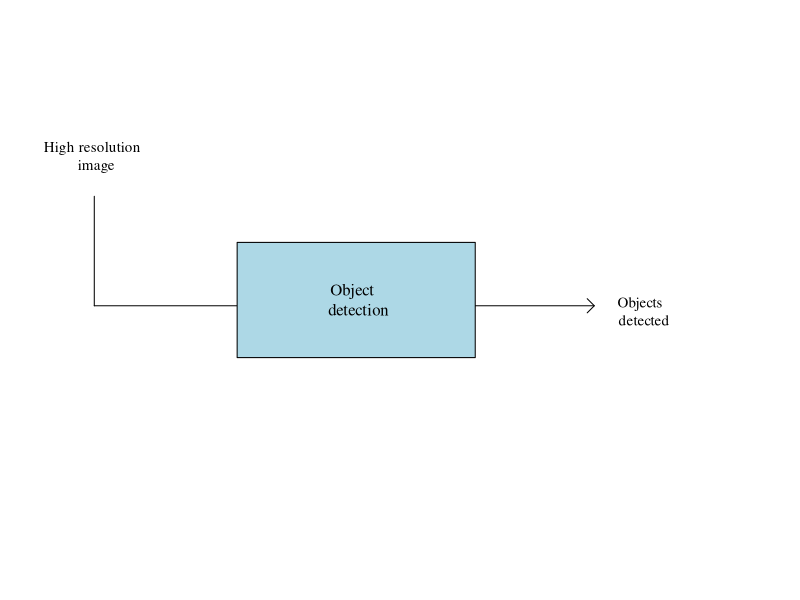
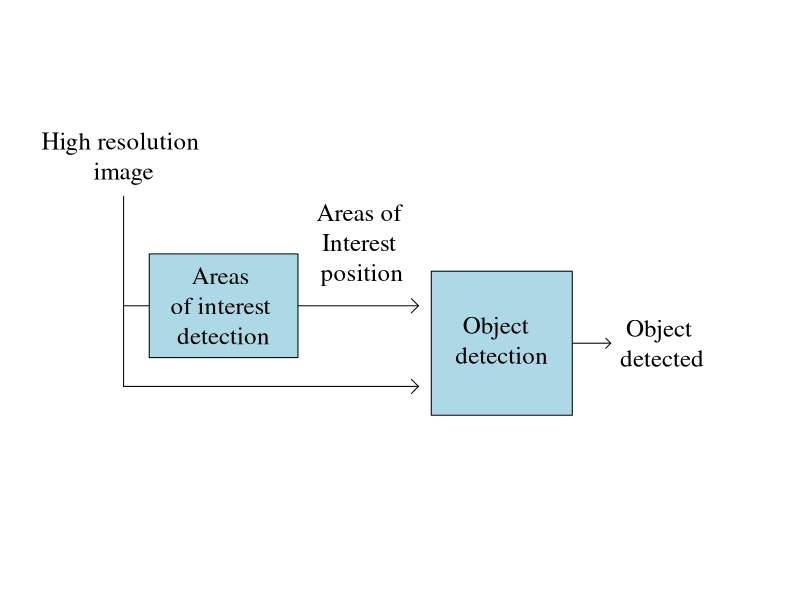
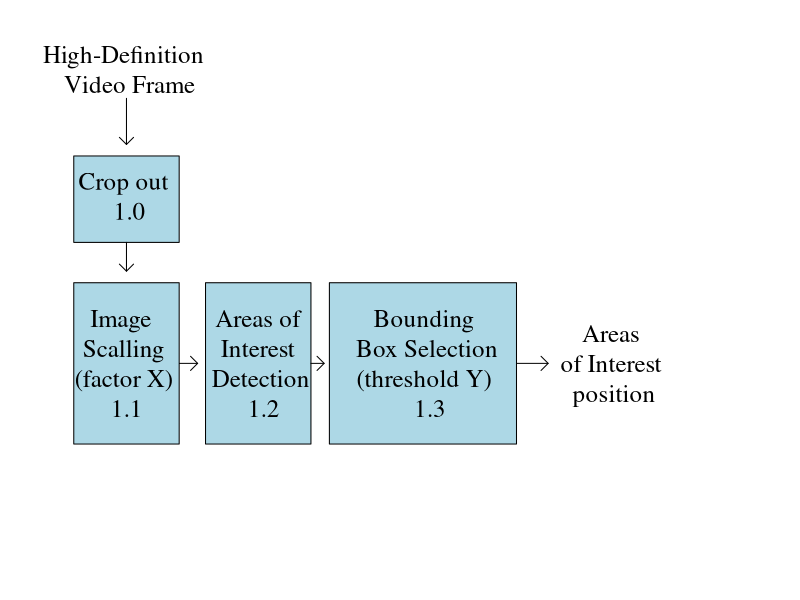
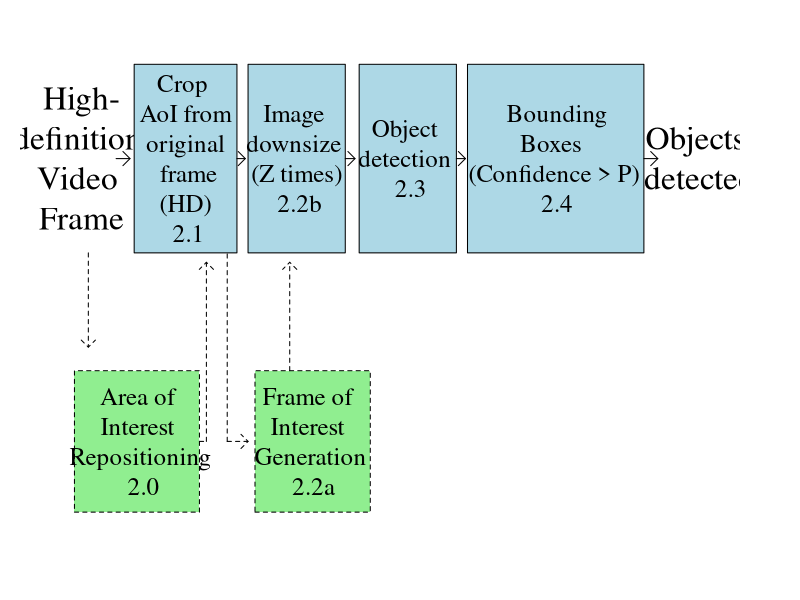
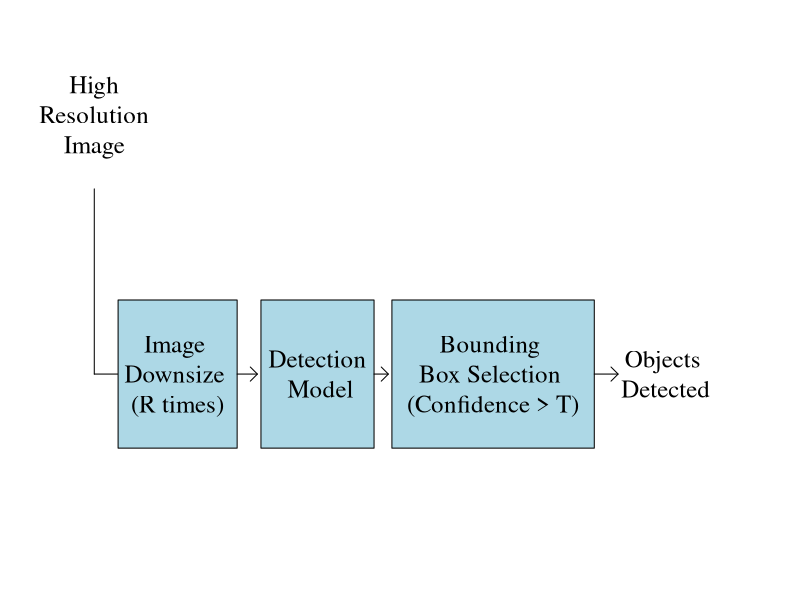
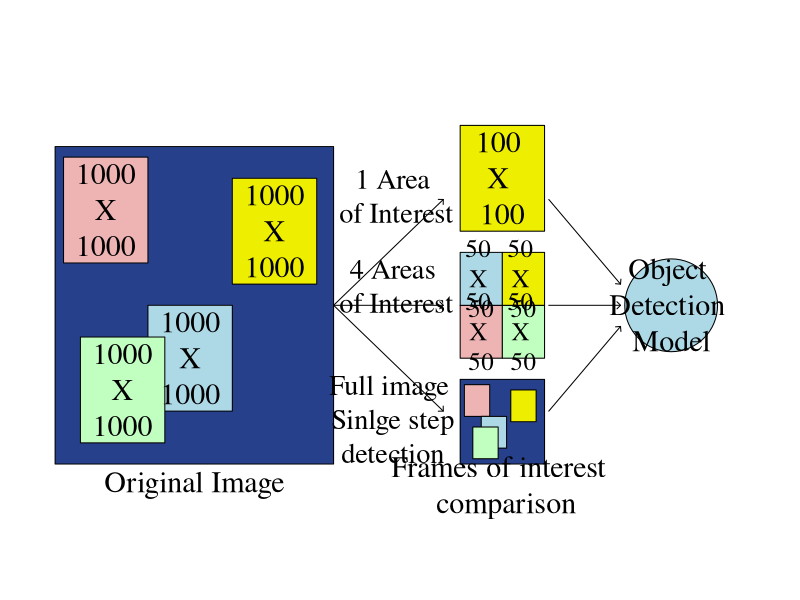
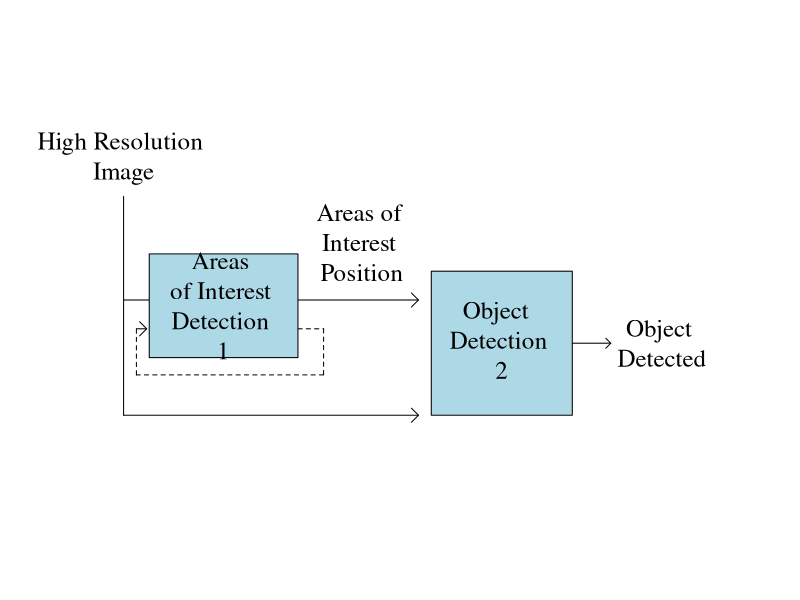

These figures' R source, in order: (Note: this script raises an error after producing the figures.)
par()$mar

############diagrama figura 1#########

jpeg ("Diagram.jpeg", width = 500)
par(mar= c(1, 1, 1, 3),bty="n", xaxt="n", family="serif", yaxt="n")
plot(x = c(-1,25), y = c(1,10), type="n", xlab = "",
     ylab="")
text("High resolution \nimage", x=2, y = 8, cex= 1.5)
segments(2,7.3,y1=4)
arrows(x0 = 2, y0 = 5.4, x1 = 13.5, 
       col = "black", length = 0.1, angle = 45)
arrows(x0 = 2, y0 = 4, x1 = 13.5, 
       col = "black", length = 0.1, angle = 45)
rect(xleft=3, ybottom=4.5, xright=8.8, ytop=6.3, density = NULL, angle = 45,
     col = "lightblue", border = NULL, lty = par("lty"), lwd = par("lwd"))
text("Areas \nof interest \ndetection", x=5.9, y = 5.4, cex= 1.5)

text("Areas of \nInterest \nposition", x=11.3, y = 6.5, cex= 1.5)
rect(xleft=14, ybottom=3.5, xright=19.5, ytop=6, density = NULL, angle = 45,
     col = "lightblue", border = NULL, lty = par("lty"), lwd = par("lwd"))
text("Object  \ndetection", x=16.75, y = 4.8, cex= 1.5)
arrows(x0 = 19.5, y0 = 4.75, x1 = 21, 
       col = "black", length = 0.07, angle = 45)
text("Object \ndetected", x=23, y = 4.75, cex= 1.5)
dev.off()


############diagrama figura 2#########

par(mar= c(1, 1, 1, 3),bty="n", xaxt="n", family="serif", yaxt="n")
plot(x = c(1,15), y = c(1,10), type="n", xlab = "",
     ylab="")
text("High resolution \n image", x=2, y = 8, cex= 0.9)
segments(2,7.3,y1=5.4)
arrows(x0 = 2, y0 = 5.4, x1 = 12.5, 
       col = "black", length = 0.1, angle = 45)
rect(xleft=5, ybottom=4.5, xright=10, ytop=6.5, density = NULL, angle = 45,
     col = "lightblue", border = NULL, lty = par("lty"), lwd = par("lwd"))
text("Object  \n detection", x=7.5, y = 5.5, cex= 1)
text("Objects \n detected", x=13.5, y = 5.3, cex= 0.9)

############diagrama figura 3#########
jpeg ("Diagram3.jpeg", width = 600)
par(mar= c(1, 1, 1, 2),bty="n", xaxt="n", 
    family="serif", yaxt="n")
plot(x = c(-1,25), y = c(1,10), 
     type="n", xlab = "",ylab="")
text("High-Definition \n Video Frame", x=2, y = 9.5, cex= 1.5)
arrows(x0 = 2, y0 = 9, y1 = 8.2, 
       col = "black", length = 0.1, angle = 45)
rect(xleft=0, ybottom=6.5, xright=4, ytop=8, density = NULL, angle = 45,
     col = "lightblue", border = NULL, lty = par("lty"), lwd = par("lwd"))
arrows(x0 = 2, y0 = 6.5, y1 = 6, 
       col = "black", length = 0.1, angle = 45)
text("Crop out \n 1.0", x=2, y = 7.3, cex= 1.5)
arrows(x0 = 2, y0 = 4.4, x1 = 4.7, 
       col = "black", length = 0.1, angle = 45)
rect(xleft=0, ybottom=3, xright=4, ytop=5.8, density = NULL, angle = 45,
     col = "lightblue", border = NULL, lty = par("lty"), lwd = par("lwd"))
text("Image \n Scalling \n (factor X) \n 1.1", 
     x=1.9, y = 4.4, cex= 1.5)
rect(xleft=5, ybottom=3, xright=9, ytop=5.8, density = NULL, angle = 45,
     col = "lightblue", border = NULL, lty = par("lty"), lwd = par("lwd"))
arrows(x0 = 9, y0 = 4.4, x1 = 9.5, 
       col = "black", length = 0.1, angle = 45)
text("Areas of \nInterest \n Detection \n 1.2", 
     x=7.1, y =  4.4, cex= 1.5)
rect(xleft=9.7, ybottom=3, xright=16.8, ytop=5.8, density = NULL, angle = 45,
     col = "lightblue", border = NULL, lty = par("lty"), lwd = par("lwd"))
text("Bounding \n Box Selection \n (threshold Y)  \n 1.3", 
     x=13.4, y =  4.4, cex= 1.5)
arrows(x0 = 16.8, y0 = 4.4, x1 = 18, 
       col = "black", length = 0.1, angle = 45)
text("Areas \nof Interest \nposition", x=20.5, y = 4.4, cex= 1.5)
dev.off()



############diagrama figura 4#########

jpeg ("Diagram4.jpeg", width = 1000)
par(mar= c(1, 1, 1, 3),bty="n", xaxt="n", family="serif", yaxt="n")
plot(x = c(-3,45), y = c(1,12), type="n", xlab = "",
     ylab="")
text("High-\ndefinition \nVideo \nFrame", x=-0.5, y = 9.5, cex= 2)
arrows(x0 = 2, y0 = 9.5, x1 = 3, 
       col = "black", length = 0.1, angle = 45)
arrows(x0 = 0, y0 = 7.5, y1 = 5.5, 
       col = "black", length = 0.1, angle = 45,lty=2)
rect(xleft=3.3, ybottom=7.5, xright=10.7, ytop=11.5, density = NULL, angle = 45,
     col = "lightblue", border = NULL, lty = par("lty"), lwd = par("lwd"))
segments(10,3.5,y1=7.5, lty=2)
arrows(x0 = 10, y0 = 3.5, x1 = 11.5, 
       col = "black", length = 0.1, angle = 45, lty=2)
text("Crop \n AoI from \noriginal\n frame\n (HD) \n 2.1",
     x=7, y = 9.5, cex= 1.5)
arrows(x0 = 10.7, y0 = 9.5, x1 = 11.3, 
       col = "black", length = 0.1, angle = 45)
rect(xleft=11.5, ybottom=7.5, xright=18.5, ytop=11.5, density = NULL, angle = 45,
     col = "lightblue", border = NULL, lty = par("lty"), lwd = par("lwd"))
text("Image \ndownsize \n (Z times) \n 2.2b",
     x=15, y = 9.5, cex= 1.5)
arrows(x0 = 18.5, y0 = 9.5, x1 = 19.2, 
       col = "black", length = 0.1, angle = 45)
rect(xleft=19.5, ybottom=7.5, xright=26.5, ytop=11.5, density = NULL, angle = 45,
     col = "lightblue", border = NULL, lty = par("lty"), lwd = par("lwd"))
text("Object \ndetection \n 2.3",
     x=23, y = 9.5, cex= 1.5)
arrows(x0 = 26.5, y0 = 9.5, x1 = 27.15, 
       col = "black", length = 0.1, angle = 45)
rect(xleft=27.3, ybottom=7.5, xright=40, ytop=11.5, density = NULL, angle = 45,
     col = "lightblue", border = NULL, lty = par("lty"), lwd = par("lwd"))
text(" Bounding \nBoxes  \n(Confidence > P) \n2.4",
     x=33.75, y = 9.5, cex= 1.5)
arrows(x0 = 40, y0 = 9.5, x1 = 41, 
       col = "black", length = 0.1, angle = 45)
rect(xleft=-1, ybottom=2, xright=8, ytop=5, density = NULL, angle = 45,
     col = "lightgreen", border = NULL, lty = 2, lwd = par("lwd"))
text("Area of \nInterest \n Repositioning \n 2.0",
     x=3.75, y = 3.5, cex= 1.5)
segments(8,3.5,x1=8.5, lty=2)
arrows(x0 = 8.5, y0 = 3.5, y1 = 7.3, 
       col = "black", length = 0.1, angle = 45,lty=2)
rect(xleft=12, ybottom=2, xright=20.3, ytop=5, density = NULL, angle = 45,
     col = "lightgreen", border = NULL, lty = 2, lwd = par("lwd"))
text("Frame of \nInterest \n Generation \n 2.2a",
     x=16, y = 3.5, cex= 1.5)
arrows(x0 = 14.5, y0 = 5, y1 = 7.3, 
       col = "black", length = 0.1, angle = 45,lty=2)
text("Objects \ndetected",
     x=44, y = 9.5, cex= 2)
dev.off()


############diagrama figura 5#########

jpeg ("diagram5.jpeg", width = 600)
par(mar= c(1, 1, 1, 3),bty="n", xaxt="n", 
    family="serif", yaxt="n")
plot(x = c(-1,55), y = c(1,8), type="n", xlab = "",
     ylab="")
text("High\n Resolution \nImage", x=3, y = 7, cex= 1.5)
segments(3,3.5,y1=6)
arrows(x0 = 3, y0 = 3.5, x1 = 7.3, 
       col = "black", length = 0.1, angle = 45)
rect(xleft=5, ybottom=2.5, xright=15, ytop=4.5, density = NULL, angle = 45,
     col = "lightblue", border = NULL, lty = par("lty"), lwd = par("lwd"))
text("Image \nDownsize \n(R times)", x=10, y = 3.5, cex= 1.5)
arrows(x0 = 15, y0 = 3.5, x1 = 16.7, 
       col = "black", length = 0.1, angle = 45)
rect(xleft=17, ybottom=2.5, xright=26.5, ytop=4.5, density = NULL, angle = 45,
     col = "lightblue", border = NULL, lty = par("lty"), lwd = par("lwd"))
text("Detection \nModel", x=22, y = 3.5, cex= 1.5)
arrows(x0 = 26.5, y0 = 3.5, x1 = 27.7, 
       col = "black", length = 0.1, angle = 45)
rect(xleft=28, ybottom=2.5, xright=45, ytop=4.5, density = NULL, angle = 45,
     col = "lightblue", border = NULL, lty = par("lty"), lwd = par("lwd"))
text("Bounding \nBox Selection \n(Confidence > T)"
     , x=36.5, y = 3.5, cex= 1.5)
arrows(x0 = 45, y0 = 3.5, x1 = 47, 
       col = "black", length = 0.1, angle = 45)
text("Objects \nDetected"
     , x=51, y = 3.5, cex= 1.5)
dev.off()



############diagrama figura 6#########

jpeg ("diagram6.jpeg", width = 1000, height = 700)
par(mar= c(1, 1, 1, 3),bty="n", xaxt="n", family="serif", yaxt="n")
plot(x = c(1,80), y = c(1,50), type="n", xlab = "",
     ylab="")
rect(xleft=2, ybottom=10, xright=35, ytop=40, density = NULL, angle = 45,
     col = "royalblue4", border = NULL, lty = par("lty"), lwd = par("lwd"))
rect(xleft=3, ybottom=29, xright=13, ytop=39, density = NULL, angle = 45,
     col = "rosybrown2", border = NULL, lty = par("lty"), lwd = par("lwd"))
rect(xleft=13, ybottom=15, xright=23, ytop=25, density = NULL, angle = 45,
     col = "lightblue", border = NULL, lty = par("lty"), lwd = par("lwd"))
rect(xleft=5, ybottom=12, xright=15, ytop=22, density = NULL, angle = 45,
     col = "darkseagreen1", border = NULL, lty = par("lty"), lwd = par("lwd"))
rect(xleft=23, ybottom=27, xright=33, ytop=37, density = NULL, angle = 45,
     col = "yellow2", border = NULL, lty = par("lty"), lwd = par("lwd"))
text("1000\nX\n1000"
     , x=8, y = 34, cex= 1.8)
text("1000\nX\n1000"
     , x=28, y = 32, cex= 1.8)
text("1000\nX\n1000"
     , x=10, y = 17, cex= 1.8)
text("1000\nX\n1000"
     , x=18, y = 20, cex= 1.8)
text("Original Image", x=18.5, y=8, cex=1.8)
arrows(x0 = 35, y0 = 25, x1 = 48, y1= 35, 
       col = "black", length = 0.05, angle = 45)
arrows(x0 = 35, y0 = 25, x1 = 48,  
       col = "black", length = 0.05, angle = 45)
arrows(x0 = 35, y0 = 25, x1 = 48, y1= 15, 
       col = "black", length = 0.05, angle = 45)
rect(xleft=50, ybottom=32, xright=60, ytop=42, density = NULL, angle = 45,
     col = "yellow2", border = NULL, lty = par("lty"), lwd = par("lwd"))
text("100 \nX \n100"
     , x=55, y = 37, cex= 1.8)
rect(xleft=50, ybottom=20, xright=55, ytop=25, density = NULL, angle = 45,
     col = "rosybrown2", border = NULL, lty = par("lty"), lwd = par("lwd"))
rect(xleft=50, ybottom=25, xright=55, ytop=30, density = NULL, angle = 45,
     col = "lightblue", border = NULL, lty = par("lty"), lwd = par("lwd"))
rect(xleft=60, ybottom=20, xright=55, ytop=25, density = NULL, angle = 45,
     col = "darkseagreen1", border = NULL, lty = par("lty"), lwd = par("lwd"))
rect(xleft=60, ybottom=25, xright=55, ytop=30, density = NULL, angle = 45,
     col = "yellow2", border = NULL, lty = par("lty"), lwd = par("lwd"))
text("50 \nX \n50"
     , x=52.5, y = 22.5, cex= 1.5)
text("50 \nX \n50"
     , x=52.5, y = 27.5, cex= 1.5)
text("50 \nX \n50"
     , x=57.5, y = 22.5, cex= 1.5)
text("50 \nX \n50"
     , x=57.5, y = 27.5, cex= 1.5)
rect(xleft=50, ybottom=10, xright=60, ytop=18, density = NULL, angle = 45,
     col = "royalblue4", border = NULL, lty = par("lty"), lwd = par("lwd"))
rect(xleft=50.5, ybottom=14.5, xright=53.5, ytop=17.5, density = NULL, angle = 45,
     col = "rosybrown2", border = NULL, lty = par("lty"), lwd = par("lwd"))
rect(xleft=52.5, ybottom=11.5, xright=55.5, ytop=14.5, density = NULL, angle = 45,
     col = "lightblue", border = NULL, lty = par("lty"), lwd = par("lwd"))
rect(xleft=51.5, ybottom=10.5, xright=54.5, ytop=13.5, density = NULL, angle = 45,
     col = "darkseagreen1", border = NULL, lty = par("lty"), lwd = par("lwd"))
rect(xleft=56, ybottom=14, xright=59, ytop=17, density = NULL, angle = 45,
     col = "yellow2", border = NULL, lty = par("lty"), lwd = par("lwd"))
text("Frames of interest \n comparison"
     , x=55, y = 8, cex=1.8)
text("1 Area\n of Interest"
     , x=42, y = 35.3, cex= 1.7)
text("4 Areas\n of Interest"
     , x=42, y = 26.8, cex= 1.7)
text("Full image \n Sinlge step \ndetection"
     , x=42, y = 14.2, cex= 1.7)
arrows(x0 = 60.5, y0 = 15, x1 = 69, y1= 23, 
       col = "black", length = 0.05, angle = 45)
arrows(x0 = 60.5, y0 = 25, x1 = 69,  
       col = "black", length = 0.05, angle = 45)
arrows(x0 = 60.5, y0 = 35, x1 = 69, y1= 27, 
       col = "black", length = 0.05, angle = 45)
symbols(x = 75, y = 25, circles = 5.5, inches = FALSE,
        add = TRUE, 
        bg = "lightblue")
text("Object \nDetection \nModel"
     , x=75, y = 25, cex= 1.8)
dev.off()

############diagrama figura 7#########

jpeg ("Diagram7.jpeg", width = 600)
par(mar= c(1, 1, 1, 3),bty="n", xaxt="n", 
    family="serif", yaxt="n")
plot(x = c(-1,25), y = c(1,10), type="n", xlab = "",
     ylab="")
text("High Resolution \nImage", x=2, y = 8, cex= 1.5)
segments(2,7.3,y1=3.5)
segments(8.8,5,x1=9.8, lty = 2)
segments(9.8,5,y1=4.2, lty = 2)
segments(9.8,4.2,x1=2.5, lty = 2)
segments(2.5,4.2,y1=5, lty=2)
arrows(x0 = 2.5, y0 = 5, x1 = 2.9, 
       col = "black", length = 0.1, angle = 45)
arrows(x0 = 2, y0 = 3.5, x1 = 13.5, 
       col = "black", length = 0.1, angle = 45)
arrows(x0 = 2, y0 = 5.5, x1 = 13.5, 
       col = "black", length = 0.1, angle = 45)
rect(xleft=3, ybottom=4.5, xright=8.8, ytop=6.3, density = NULL, angle = 45,
     col = "lightblue", border = NULL, lty = par("lty"), lwd = par("lwd"))
text("Areas \nof Interest \nDetection \n1", x=5.9, y = 5.4, cex= 1.5)

text("Areas of \nInterest \nPosition", x=11.3, y = 6.5, cex= 1.5)
rect(xleft=14, ybottom=3.5, xright=19.5, ytop=6, density = NULL, angle = 45,
     col = "lightblue", border = NULL, lty = par("lty"), lwd = par("lwd"))
text("Object  \nDetection \n2", x=16.75, y = 4.8, cex= 1.5)
arrows(x0 = 19.5, y0 = 4.75, x1 = 21, 
       col = "black", length = 0.07, angle = 45)
text("Object \nDetected", x=23, y = 4.75, cex= 1.5)
dev.off()


all_c = colors()
str_subset(all_c, "blue")
(55+60)/2
(20+25)/2
